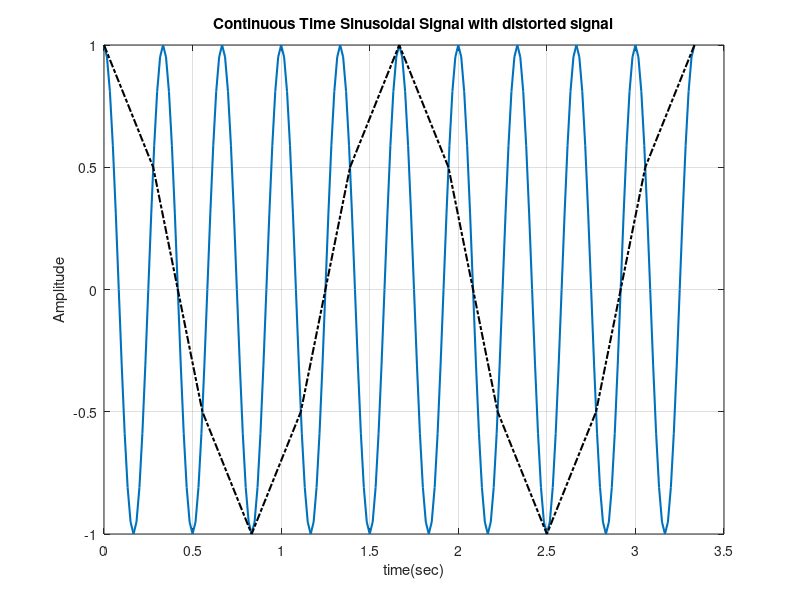

The MATLAB source for this figure:
clear all, close all, clc;
A = 1, F = 3, th = 0, T = 1/F, Fs = 20*F, m = 10; % Fs > 2fm 
t = 0: 1/Fs : m*T;
x = A * cos(2 * pi * F * t + th);
plot(t,x,'Linewidth',1.5);
title('Continuous Time Sinusoidal Signal with distorted signal');
xlabel('time(sec)'), ylabel('Amplitude'),grid on;

Fs = 1.2*F; % Fs < 2fm 
t = 0 : 1/Fs : m * T;
x = A * cos(2 * pi * F * t + th);
hold on;
plot(t,x,'k-.','Linewidth',1.5);